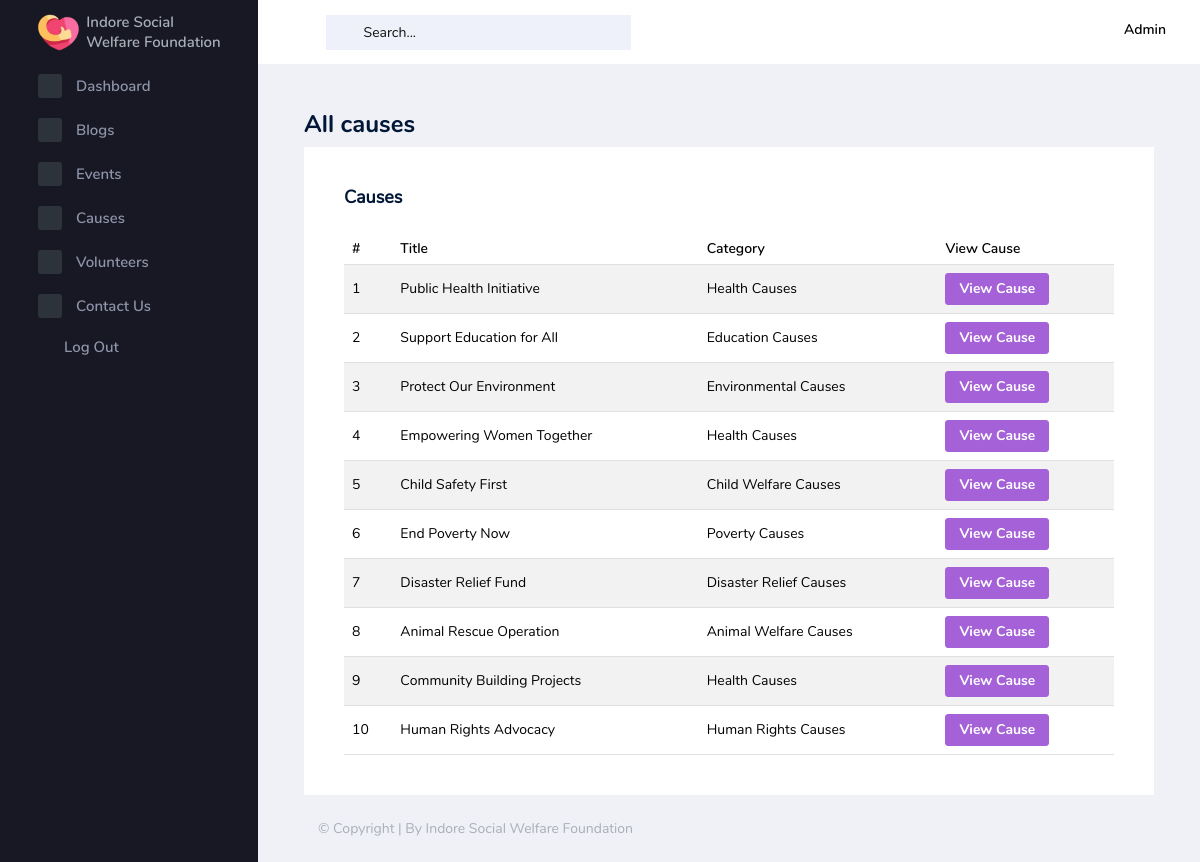
The app's page /admin/pages/causes/see_all_causes.php (signed in), older data.
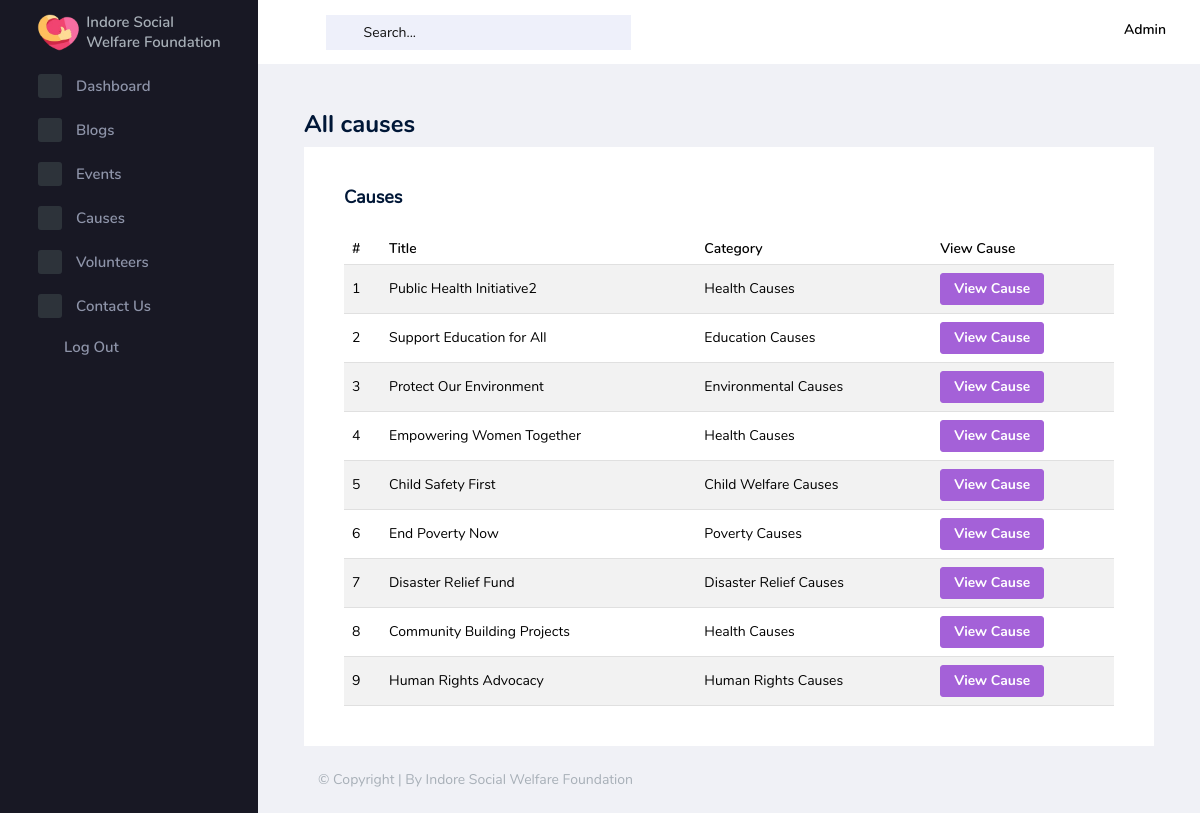
The same page, newer data.
### tables this page shows
CREATE TABLE `causes` (
  `id` int(11) NOT NULL,
  `title` varchar(255) NOT NULL,
  `description` text NOT NULL,
  `img_path` varchar(255) DEFAULT NULL,
  `status` tinyint(1) DEFAULT 0,
  `date_published` datetime DEFAULT NULL,
  `date_updated` datetime DEFAULT NULL,
  `category_causes_id` int(11) DEFAULT NULL
);

CREATE TABLE `category_causes` (
  `id` int(11) NOT NULL,
  `name` varchar(100) NOT NULL,
  `description` text DEFAULT NULL
);

### admin/pages/causes/see_all_causes.php (the view, shortened to what this page needs)
<?php
require '../connection.php';
$sql = "SELECT causes.id, causes.title, category_causes.name AS category
        FROM causes
        LEFT JOIN category_causes ON causes.category_causes_id = category_causes.id";
$result = $conn->query($sql);
?>
<!DOCTYPE html>
<html lang="en">
<head>
    <?php
    include("../../partials/link_materials.php");
    ?>
</head>
<body>
    <div class="container-scroller">
        <?php
        include("../../partials/_navbar.php");
        ?>
        <div class="container-fluid page-body-wrapper">
            <?php
            include("../../partials/_sidebar.php");
            ?>
            <div class="main-panel">
                <div class="content-wrapper">
                    <div class="d-xl-flex justify-content-between align-items-start">
                        <h2 class="text-dark font-weight-bold mb-2">All causes</h2>
                    </div>
                    <div class="card">
                        <div class="card-body">
                            <h4 class="card-title">causes</h4>
                            <div class="table-responsive">
                                <table class="table table-striped">
                                    <thead>
                                        <tr>
                                            <th>#</th>
                                            <th>Title</th>
                                            <th>Category</th>
                                            <th>View Cause</th>
                                        </tr>
                                    </thead>
                                    <tbody>
                                        <?php
                                        if ($result->num_rows > 0) {
                                            $serial_no = 1;
                                            while ($row = $result->fetch_assoc()) {
                                                echo "<tr>";
                                                echo "<td>" . $serial_no++ . "</td>";
                                                echo "<td>" . $row['title'] . "</td>";
                                                echo "<td>" . $row['category'] . "</td>";
                                                echo "<td><a href='view_cause.php?id=" . $row['id'] . "' class='btn btn-primary btn-sm'>View Cause</a></td>";
                                                echo "</tr>";
                                            }
                                        } else {
                                            echo "<tr><td colspan='5'>No causes found</td></tr>";
                                        }
                                        ?>
                                    </tbody>
                                </table>
                            </div>
                        </div>
                    </div>
                </div>
                <?php
                include("../../partials/_footer.php");
                ?>
            </div>
        </div>
    </div>
</body>
</html>

Row changes from the older to the newer data that the page shows:
removed causes: title "Animal Rescue Operation", category_causes.name "Animal Welfare Causes"
changed causes: title "Public Health Initiative" → "Public Health Initiative2"
